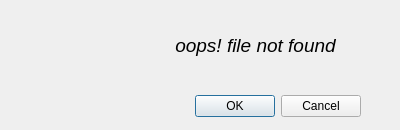
<?xml version="1.0" encoding="UTF-8"?>
<ui version="4.0">
 <class>Dialog</class>
 <widget class="QDialog" name="Dialog">
  <property name="geometry">
   <rect>
    <x>0</x>
    <y>0</y>
    <width>400</width>
    <height>130</height>
   </rect>
  </property>
  <property name="windowTitle">
   <string>Dialog</string>
  </property>
  <property name="windowIcon">
   <iconset>
    <normalon>:/newPrefix/icons/warning_exclamation.png</normalon>
   </iconset>
  </property>
  <widget class="QDialogButtonBox" name="buttonBox">
   <property name="geometry">
    <rect>
     <x>20</x>
     <y>90</y>
     <width>341</width>
     <height>32</height>
    </rect>
   </property>
   <property name="orientation">
    <enum>Qt::Horizontal</enum>
   </property>
   <property name="standardButtons">
    <set>QDialogButtonBox::Cancel|QDialogButtonBox::Ok</set>
   </property>
  </widget>
  <widget class="QPushButton" name="pushButton">
   <property name="enabled">
    <bool>true</bool>
   </property>
   <property name="geometry">
    <rect>
     <x>0</x>
     <y>10</y>
     <width>121</width>
     <height>81</height>
    </rect>
   </property>
   <property name="text">
    <string/>
   </property>
   <property name="icon">
    <iconset>
     <normalon>:/newPrefix/icons/warning_exclamation.png</normalon>
    </iconset>
   </property>
   <property name="iconSize">
    <size>
     <width>90</width>
     <height>90</height>
    </size>
   </property>
   <property name="flat">
    <bool>true</bool>
   </property>
  </widget>
  <widget class="QLabel" name="label">
   <property name="geometry">
    <rect>
     <x>130</x>
     <y>30</y>
     <width>251</width>
     <height>31</height>
    </rect>
   </property>
   <property name="font">
    <font>
     <family>Arial</family>
     <pointsize>14</pointsize>
     <weight>50</weight>
     <italic>true</italic>
     <bold>false</bold>
     <underline>false</underline>
     <strikeout>false</strikeout>
    </font>
   </property>
   <property name="text">
    <string>oops! file not found</string>
   </property>
   <property name="alignment">
    <set>Qt::AlignCenter</set>
   </property>
  </widget>
 </widget>
 <resources>
  <include location="icon.qrc"/>
 </resources>
 <connections>
  <connection>
   <sender>buttonBox</sender>
   <signal>accepted()</signal>
   <receiver>Dialog</receiver>
   <slot>accept()</slot>
   <hints>
    <hint type="sourcelabel">
     <x>248</x>
     <y>254</y>
    </hint>
    <hint type="destinationlabel">
     <x>157</x>
     <y>274</y>
    </hint>
   </hints>
  </connection>
  <connection>
   <sender>buttonBox</sender>
   <signal>rejected()</signal>
   <receiver>Dialog</receiver>
   <slot>reject()</slot>
   <hints>
    <hint type="sourcelabel">
     <x>316</x>
     <y>260</y>
    </hint>
    <hint type="destinationlabel">
     <x>286</x>
     <y>274</y>
    </hint>
   </hints>
  </connection>
 </connections>
</ui>
